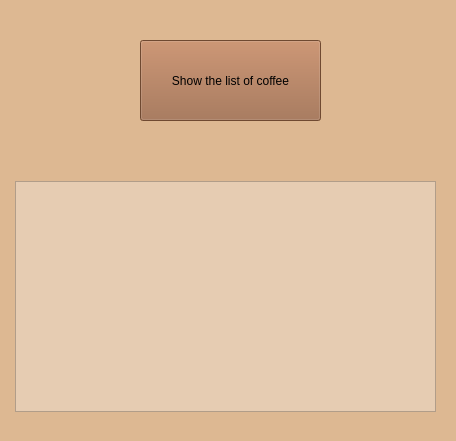
<?xml version="1.0" encoding="UTF-8"?>
<ui version="4.0">
 <class>Form</class>
 <widget class="QMainWindow" name="Form">
  <property name="geometry">
   <rect>
    <x>0</x>
    <y>0</y>
    <width>456</width>
    <height>441</height>
   </rect>
  </property>
  <property name="windowTitle">
   <string>Кофе</string>
  </property>
  <property name="styleSheet">
   <string notr="true">background-color: rgb(221, 184, 146);</string>
  </property>
  <widget class="QPushButton" name="pushButton">
   <property name="geometry">
    <rect>
     <x>140</x>
     <y>40</y>
     <width>181</width>
     <height>81</height>
    </rect>
   </property>
   <property name="styleSheet">
    <string notr="true">font: 12pt &quot;Old English Text MT&quot;;
background-color: rgb(156, 102, 68);</string>
   </property>
   <property name="text">
    <string>Show the list of coffee</string>
   </property>
  </widget>
  <widget class="QTableWidget" name="tableWidget">
   <property name="geometry">
    <rect>
     <x>15</x>
     <y>181</y>
     <width>421</width>
     <height>231</height>
    </rect>
   </property>
   <property name="styleSheet">
    <string notr="true">background-color: rgb(230, 204, 178);</string>
   </property>
  </widget>
 </widget>
 <resources/>
 <connections/>
</ui>
